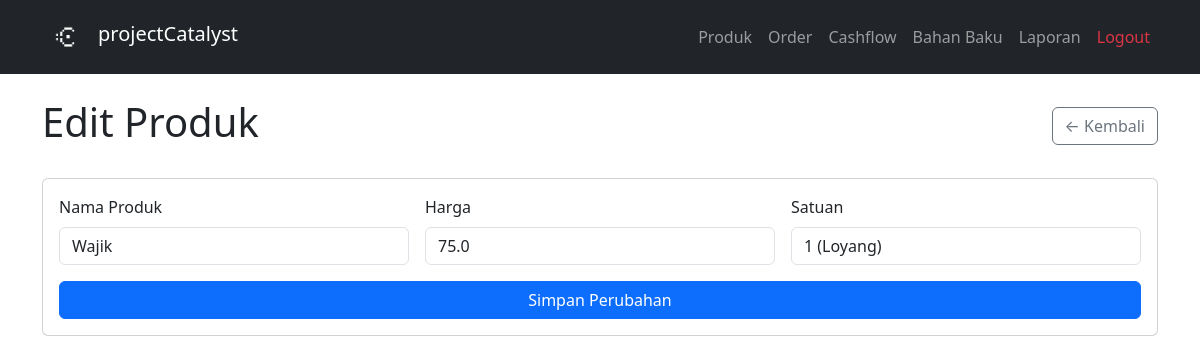
/products/edit/1 (signed in), run on the app's committed database.
### tables this page shows
CREATE TABLE products (
    id          INTEGER PRIMARY KEY AUTOINCREMENT,
    name        TEXT NOT NULL,
    price       REAL NOT NULL,
    unit        TEXT NOT NULL,
    is_active   INTEGER DEFAULT 1,
    created_at  TEXT DEFAULT CURRENT_TIMESTAMP
);

### app.py (the view)
@app.route('/products/edit/<int:product_id>', methods=['GET', 'POST'])
@login_required
def edit_product_page(product_id):
    if request.method == 'POST':
        name = request.form['name']
        price = request.form['price']
        unit = request.form['unit']
        update_product(product_id, name, float(price), unit)
        return redirect(url_for('products'))
    product = get_product_by_id(product_id)
    return render_template('edit_product.html', product=product)

### app.py (called while the page is built)
@login_manager.user_loader
def load_user(user_id):
    row = get_user_by_id(user_id)
    if row:
        return User(row['id'], row['username'], row['password_hash'])
    return None

### database/db.py (called while the page is built)
def get_connection():
    conn = sqlite3.connect(DB_PATH)
    conn.row_factory = sqlite3.Row
    conn.execute("PRAGMA foreign_keys = ON")
    return conn

def get_user_by_id(user_id):
    conn = get_connection()
    user = conn.execute('SELECT * FROM users WHERE id = ?', (user_id,)).fetchone()
    conn.close()
    return user

def get_product_by_id(product_id):
    conn = get_connection()
    product = conn.execute(
        "SELECT * FROM products WHERE id = ?",
        (product_id,)
    ).fetchone()
    conn.close()
    return product

### templates/edit_product.html (shortened to what this page needs)
{% extends 'base.html' %}
{% block content %}
<div class="d-flex justify-content-between align-items-center mb-4">
    <h1>Edit Produk</h1>
    <a href="/products" class="btn btn-outline-secondary">← Kembali</a>
</div>
<div class="card">
    <div class="card-body">
        <form action="/products/edit/{{ product['id'] }}" method="POST">
            <div class="row g-3">
                <div class="col-12 col-md-4">
                    <label class="form-label">Nama Produk</label>
                    <input type="text" name="name" class="form-control"
                           value="{{ product['name'] }}" required>
                </div>
                <div class="col-12 col-md-4">
                    <label class="form-label">Harga</label>
                    <input type="number" name="price" class="form-control"
                           value="{{ product['price'] }}" required>
                </div>
                <div class="col-12 col-md-4">
                    <label class="form-label">Satuan</label>
                    <input type="text" name="unit" class="form-control"
                           value="{{ product['unit'] }}" required>
                </div>
            </div>
            <button type="submit" class="btn btn-primary mt-3 w-100 w-md-auto">Simpan Perubahan</button>
        </form>
    </div>
</div>
{% endblock %}

### templates/base.html (style rules this page uses)
.btn { transition: all 0.2s ease; }
.card { transition: all 0.2s ease; cursor: pointer; }

### data on the page
products: name "Wajik", price "75.0", unit "1 (Loyang)"
